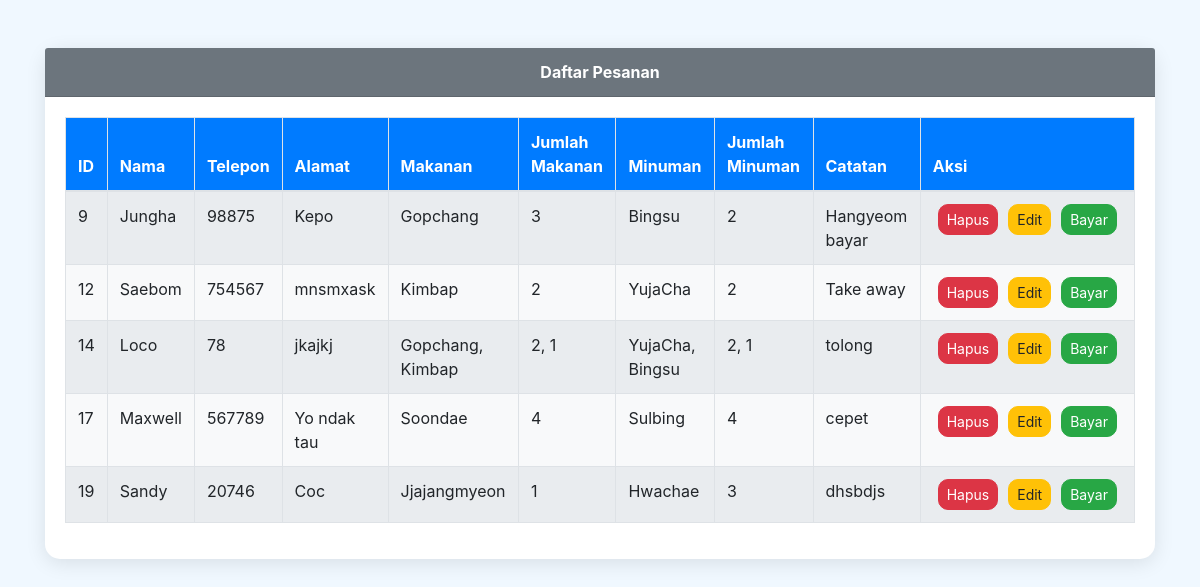
Page /daftarpesanan.php on the committed database.
### tables this page shows
CREATE TABLE `cafe` (
  `id` int(11) NOT NULL,
  `nama` varchar(50) NOT NULL,
  `telepon` int(20) NOT NULL,
  `alamat` text NOT NULL,
  `makanan` varchar(50) NOT NULL,
  `jlhmkn` varchar(50) NOT NULL,
  `minuman` varchar(50) NOT NULL,
  `jlhmnm` varchar(50) NOT NULL,
  `catatan` text NOT NULL
);

### daftarpesanan.php (the view, shortened to what this page needs)
<?php
include 'koneksi.php';
?>
<!doctype html>
<html lang="en">
<head>
  <link rel="stylesheet" href="https://stackpath.bootstrapcdn.com/bootstrap/4.5.0/css/bootstrap.min.css">
</head>
<body>
  <div class="container mt-5">
    <div class="row justify-content-center">
      <div class="col-md-12">
        <div class="card">
          <div class="card-header">Daftar Pesanan</div>
          <div class="card-body">
            <table class="table table-bordered table-hover">
              <thead>
                <tr>
                  <th>ID</th>
                  <th>Nama</th>
                  <th>Telepon</th>
                  <th>Alamat</th>
                  <th>Makanan</th>
                  <th>Jumlah Makanan</th>
                  <th>Minuman</th>
                  <th>Jumlah Minuman</th>
                  <th>Catatan</th>
                  <th>Aksi</th>
                </tr>
              </thead>
              <tbody>
                <?php
                  $query = "SELECT * FROM cafe";
                  $result = $conn->query($query);
                  while ($row = $result->fetch_assoc()) {
                ?>
                <tr>
                  <td><?php echo $row['id'] ?></td>
                  <td><?php echo $row['nama'] ?></td>
                  <td><?php echo $row['telepon'] ?></td>
                  <td><?php echo $row['alamat'] ?></td>
                  <td><?php echo $row['makanan'] ?></td>
                  <td><?php echo $row['jlhmkn'] ?></td>
                  <td><?php echo $row['minuman'] ?></td>
                  <td><?php echo $row['jlhmnm'] ?></td>
                  <td><?php echo $row['catatan'] ?></td>
                  <td>
                    <div class="d-flex justify-content-start">
                      <a href="hapus.php?id=<?php echo $row['id'] ?>" class="btn btn-sm btn-danger">Hapus</a>
                      <a href="pesanan.php?id=<?php echo $row['id'] ?>" class="btn btn-sm btn-warning">Edit</a>
                      <a href="bayar.php?id=<?php echo $row['id'] ?>" class="btn btn-sm btn-success">Bayar</a>
                    </div>
                  </td>
                </tr>
                <?php } ?>
              </tbody>
            </table>
          </div>
        </div>
      </div>
    </div>
  </div>
</body>
</html>

### daftarpesanan.php (style rules this page uses)
body { background-color: #f0f8ff; }
.card { border: none; border-radius: 15px; box-shadow: 0 4px 20px rgba(0, 0, 0, 0.1); }
.card-header { background-color: #6c757d; color: white; font-weight: bold; text-align: center; border-top-left-radius: 15px; border-top-right-radius: 15px; }
.table thead th { background-color: #007bff; color: white; font-weight: bold; }
.table tbody tr:nth-child(odd) { background-color: #e9ecef; }
.table tbody tr:nth-child(even) { background-color: #f8f9fa; }
.btn { margin: 0 5px; border-radius: 10px; }

### rows in the picture
cafe: id "9", nama "Jungha", telepon "98875", alamat "Kepo", makanan "Gopchang", jlhmkn "3", minuman "Bingsu", jlhmnm "2", catatan "Hangyeom bayar"
cafe: id "12", nama "Saebom", telepon "754567", alamat "mnsmxask", makanan "Kimbap", jlhmkn "2", minuman "YujaCha", jlhmnm "2", catatan "Take away"
cafe: id "14", nama "Loco", telepon "78", alamat "jkajkj", makanan "Gopchang, Kimbap", jlhmkn "2, 1", minuman "YujaCha, Bingsu", jlhmnm "2, 1", catatan "tolong"
cafe: id "17", nama "Maxwell", telepon "567789", alamat "Yo ndak tau", makanan "Soondae", jlhmkn "4", minuman "Sulbing", jlhmnm "4", catatan "cepet"
cafe: id "19", nama "Sandy", telepon "20746", alamat "Coc", makanan "Jjajangmyeon", jlhmkn "1", minuman "Hwachae", jlhmnm "3", catatan "dhsbdjs"
